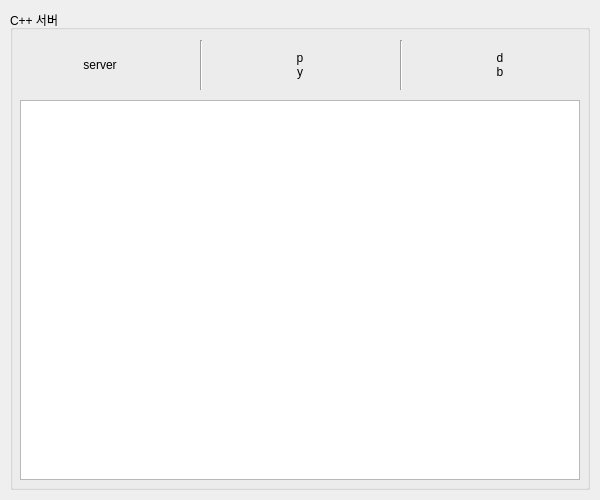
<?xml version="1.0" encoding="UTF-8"?>
<ui version="4.0">
 <class>Server</class>
 <widget class="QWidget" name="Server">
  <property name="geometry">
   <rect>
    <x>0</x>
    <y>0</y>
    <width>600</width>
    <height>500</height>
   </rect>
  </property>
  <property name="windowTitle">
   <string>Server</string>
  </property>
  <widget class="QGroupBox" name="groupBox_2">
   <property name="geometry">
    <rect>
     <x>10</x>
     <y>10</y>
     <width>580</width>
     <height>480</height>
    </rect>
   </property>
   <property name="sizePolicy">
    <sizepolicy hsizetype="Preferred" vsizetype="Fixed">
     <horstretch>0</horstretch>
     <verstretch>0</verstretch>
    </sizepolicy>
   </property>
   <property name="minimumSize">
    <size>
     <width>0</width>
     <height>350</height>
    </size>
   </property>
   <property name="title">
    <string>C++ 서버</string>
   </property>
   <widget class="QTextEdit" name="connMsgEdit">
    <property name="geometry">
     <rect>
      <x>10</x>
      <y>90</y>
      <width>560</width>
      <height>380</height>
     </rect>
    </property>
   </widget>
   <widget class="QLabel" name="serverlabel">
    <property name="geometry">
     <rect>
      <x>15</x>
      <y>30</y>
      <width>150</width>
      <height>50</height>
     </rect>
    </property>
    <property name="text">
     <string>server</string>
    </property>
    <property name="alignment">
     <set>Qt::AlignCenter</set>
    </property>
   </widget>
   <widget class="QLabel" name="pylabel">
    <property name="geometry">
     <rect>
      <x>215</x>
      <y>30</y>
      <width>150</width>
      <height>50</height>
     </rect>
    </property>
    <property name="text">
     <string>p
y</string>
    </property>
    <property name="alignment">
     <set>Qt::AlignCenter</set>
    </property>
   </widget>
   <widget class="QLabel" name="dblabel">
    <property name="geometry">
     <rect>
      <x>415</x>
      <y>30</y>
      <width>150</width>
      <height>50</height>
     </rect>
    </property>
    <property name="text">
     <string>d
b</string>
    </property>
    <property name="alignment">
     <set>Qt::AlignCenter</set>
    </property>
   </widget>
   <widget class="Line" name="line">
    <property name="geometry">
     <rect>
      <x>190</x>
      <y>30</y>
      <width>3</width>
      <height>50</height>
     </rect>
    </property>
    <property name="orientation">
     <enum>Qt::Vertical</enum>
    </property>
   </widget>
   <widget class="Line" name="line_2">
    <property name="geometry">
     <rect>
      <x>390</x>
      <y>30</y>
      <width>3</width>
      <height>50</height>
     </rect>
    </property>
    <property name="orientation">
     <enum>Qt::Vertical</enum>
    </property>
   </widget>
  </widget>
 </widget>
 <resources/>
 <connections/>
</ui>
